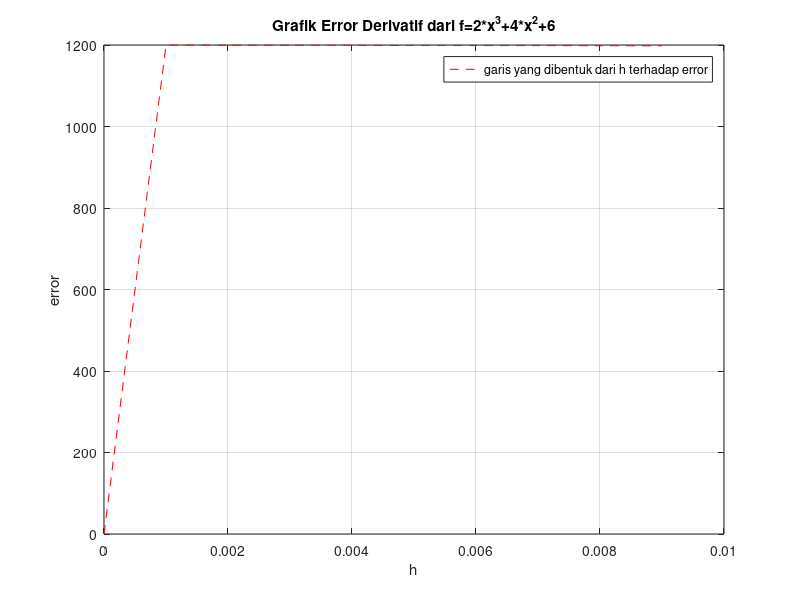

MATLAB code to generate this figure: (Note: this script raises an error after producing the figure.)
%% TGS2 FISIKA KOMPUTASI
clear, clc
% Nama : Angga Dwi Sunarto
% Nim : 24040119140105
% Tugas 2 : Fisika Komputasi

% penjelasan Program Differensial:
% program ini merupakan program untuk melakukan perhitungan secara komputasi dengan pendekatan numerik
% methode yang digunakan pada program ini adalah :
    % Symmetric Difference dengan persamaan, f' = (f_1 - f_-1) / 2*h,
    % Forward Difference dengan persamaan, f' = (f_1 - f_0) / h
    % Backward Difference dengan persamaan, f' = (f_0 - f_1) / h
    % Double Precision dengan persamaan, f' = (1/12*h)( f_-2 - 8*f_-1 + 8*f_1 + f_2 )

fx = @(x) x^2; % input fungsi yang ingin dicari hasil dari differensial-nya 
                         % note: saya menggunakan function handle yang
                         % memiliki notasi @('symbol')
x0 = 3; % variable untuk persamaan atau fungsi yang ingin di turunkan terhadap x
eksak = 78; % nilai dari perhitungan eksak dengan penurunan langsung
h(1) = 0; % nilai awal untuk h atau step yang ingin diberikan pada fungsi yang diketahui
% tol = 0.5; % toleransi yang diberikan atau step yang ingin di buat dalam proses perhitungan (sebagai h dalam persamaan exact)
tol = 0.001; 

methode = 'forward difference'; % variable ini adalah sebagai pengendali dari methode yang ingin digunakan
                                % yakni ada beberapa methode yaitu: 
                                    % symmetric difference,
                                    % forward difference,
                                    % backward difference,
                                    % double precision
                                % perlu diingat bahwa value dari variable methode
                                % harus specific sehingga jika ingin
                                % mengurangi kesalahan dalam penamaan di
                                % sarankan cukup 'copy and paste'
fprintf('i | eksak\t | numeric\t | error\n')
fprintf('_________________________________________\n')
for i=2:10 % lakukan iterasi dari 2 sampai 10
    % pada proses looping disini saya memberikan conditional statement seperti if, else if, menjadi flowcontrol dari jalannya program 
    % strcmp merupakan operasi komparasi untuk string misal : 'A' == 'A'
    
    h(i) = h(i-1)+tol; % assign nilai baru setiap looping yaitu i pada h
    if strcmp(methode ,'symmetric difference') % jika variable methode sama dengan 'symmetric difference' maka jalan kan program selanjutnya, jika tidak maka skip
        diff = ( fx(x0+h(i)) - fx(x0-h(i)) ) / (2*h(i)); % persamaaan methode symmetric difference dalam komputasi
    elseif strcmp(methode,'forward difference') % jika variable methode sama dengan 'forward difference' maka jalan kan program selanjutnya, jika tidak maka skip
        diff = ( fx(x0+h(i)) - fx(x0) ) / (h(i) ); % persamaaan methode forward difference dalam komputasi
    elseif strcmp(methode,'backward difference') % jika variable methode sama dengan 'backward difference' maka jalan kan program selanjutnya, jika tidak maka skip
        diff = ( fx(x0) - fx(x0-h(i)) ) / (h(i) ); % persamaaan methode backward difference dalam komputasi
    elseif strcmp(methode,'double precision') % jika variable methode sama dengan 'double precision' maka jalan kan program selanjutnya, jika tidak maka skip
        diff = ( 1/( 12*h(i)) )*( fx(x0-2*h(i)) - 8*fx(x0-h(i)) + 8*fx(x0+h(i)) - fx(x0+2*h(i)) ); % persamaaan methode double precision dalam komputasi
    end
    error(i) = abs(diff-eksak)*100/diff; % error yang didapatkan saat proses perhitungan dalam iterasi
    fprintf('%g | %g\t\t | %-9g | %g%%\n',i-1,eksak, diff, error(i)) % print out nilai dari variable diff dan error pada hasil iterasi
end
fprintf('_________________________________________\n')

plot(h, error,'r--'); % membuat plot pada matlab
grid() % membuat grid atau garis kotak kotak pada axes
title('Grafik Error Derivatif dari f=2*x^3+4*x^2+6'); % menambahkan judul pada figure
xlabel('h'); % menambah label pada sumbu x
ylabel('error'); % menambah label pada sumbu x
legend('garis yang dibentuk dari h terhadap error'); % menambahkan keterangan dari line chart

%% METODE SYMMETRIX DIFFERENCE
clear, clc, syms x

n = 3;
fx = @(x) 8*x^2 + x^2;
x0 = 1;
eksak = str2func(['@(x)' char(diff(fx(x)))]);
h = [0 zeros(1,n-1)]
tol = 0.1;

disp('METODE SYMMETRIX DIFFERENCE')
disp('____________________________________________________________')
fprintf('i\t | eksak | numeric\t | f(x+h) | f(x-h) | error\n')
disp('____________________________________________________________')
for i = 2:n+1
   h(i) = h(1) + (i-1)*tol;
   diff = ( fx(x0+h(i)) - fx(x0-h(i)) ) / (2*h(i));
   error(i) = abs(diff-eksak(x0))*100/diff;
   fprintf('%g\t | %g\t | %-9g | %5g  | %5g  | %g%%\n',i-1,eksak(x0), diff, fx(x0+h(i)), fx(x0-h(i)),error(i))
end
disp('____________________________________________________________')

plot(h, error,'r--'); % membuat plot pada matlab
grid() % membuat grid atau garis kotak kotak pada axes
title('Grafik Error Derivatif dari f=2*x^3+4*x^2+6'); % menambahkan judul pada figure
xlabel('h'); % menambah label pada sumbu x
ylabel('error'); % menambah label pada sumbu x
legend('garis yang dibentuk dari h terhadap error'); % menambahkan keterangan dari line chart

%% METODE FORWARD DIFFERENCE
clear, clc, syms x

n = 10;
fx = @(x) 2*x^2+5*x;
x0 = 1;
eksak = str2func(['@(x)' char(diff(fx(x)))]);
h(1) = 0.01;

disp('METODE FORWARD DIFFERENCE')
disp('____________________________________________________________')
fprintf('i\t | eksak | numeric\t | fx(x0+h(i) | f(x-h) | error\n')
disp('____________________________________________________________')
for i = 2:n+1
   h(i) = h(1)*(i-1);
   diff = ( fx(x0+h(i)) - fx(x0) ) / (h(i) );
   error(i) = abs(diff-eksak(x0))*100/diff;
   fprintf('%g\t | %g\t | %-9g | %5g\t  | %-5g  | %g%%\n',i-1,eksak(x0), diff, fx(x0+h(i)), fx(x0),error(i))
end

disp('____________________________________________________________')
plot(h, error,'r--'); % membuat plot pada matlab
grid() % membuat grid atau garis kotak kotak pada axes
title('Grafik Error Derivatif dari f=2*x^3+4*x^2+6'); % menambahkan judul pada figure
xlabel('h'); % menambah label pada sumbu x
ylabel('error'); % menambah label pada sumbu x
legend('garis yang dibentuk dari h terhadap error'); % menambahkan keterangan dari line chart

%% METODE BACKWARD DIFFERENCE
clear, clc, syms x

n = 10;
fx = @(x) 2*x^2+5*x;
x0 = 1;
eksak = str2func(['@(x)' char(diff(fx(x)))]);
h(1) = 10;

disp('METODE BACKWARD DIFFERENCE')
disp('____________________________________________________________')
fprintf('i\t | eksak | numeric\t | fx(x0+h(i) | f(x-h) | error\n')
disp('____________________________________________________________')
for i = 2:n+1
   h(i) = h(1)*(i-1);
   diff = ( fx(x0) - fx(x0-h(i)) ) / (h(i) );
   error(i) = abs(diff-eksak(x0))*100/diff;
   fprintf('%g\t | %g\t | %-9g | %-5g  | %-5g  | %g%%\n',i-1,eksak(x0), diff, fx(x0), fx(x0-h(i)),error(i))
end
disp('____________________________________________________________')

plot(h, error,'r--'); % membuat plot pada matlab
grid() % membuat grid atau garis kotak kotak pada axes
title('Grafik Error Derivatif dari f=2*x^3+4*x^2+6'); % menambahkan judul pada figure
xlabel('h'); % menambah label pada sumbu x
ylabel('error'); % menambah label pada sumbu x
legend('garis yang dibentuk dari h terhadap error'); % menambahkan keterangan dari line chart

%% METODE DOUBLE PRECISION
clear, clc, syms x

n = 10;
fx = @(x) 2*x^2+5*x;
x0 = 1;
eksak = str2func(['@(x)' char(diff(fx(x)))]);
h(1) = 10;

disp('METODE DOUBLE PRECISION')
disp('________________________________________________________________________')
fprintf('i\t | eksak | numeric\t | fx_-2  | fx_-1  | fx_1\t| fx_2\t | error\n')
disp('________________________________________________________________________')
for i = 2:n+1
   h(i) = h(1)*(i-1);
   diff = ( 1/( 12*h(i)) )*( fx(x0-2*h(i)) - 8*fx(x0-h(i)) + 8*fx(x0+h(i)) - fx(x0+2*h(i)) );
   error(i) = abs(diff-eksak(x0))*100/diff;
   fprintf('%g\t | %g\t | %-9g | %-5g  | %-5g  | %-5g  | %-5g  | %g%%\n',i-1,eksak(x0), diff, fx(x0-2*h(i)), fx(x0-h(i)), fx(x0+h(i)), fx(x0+2*h(i)), error(i))
end
disp('________________________________________________________________________')

plot(h, error,'r--'); % membuat plot pada matlab
grid() % membuat grid atau garis kotak kotak pada axes
title('Grafik Error Derivatif dari f=2*x^3+4*x^2+6'); % menambahkan judul pada figure
xlabel('h'); % menambah label pada sumbu x
ylabel('error'); % menambah label pada sumbu x
legend('garis yang dibentuk dari h terhadap error'); % menambahkan keterangan dari line chart